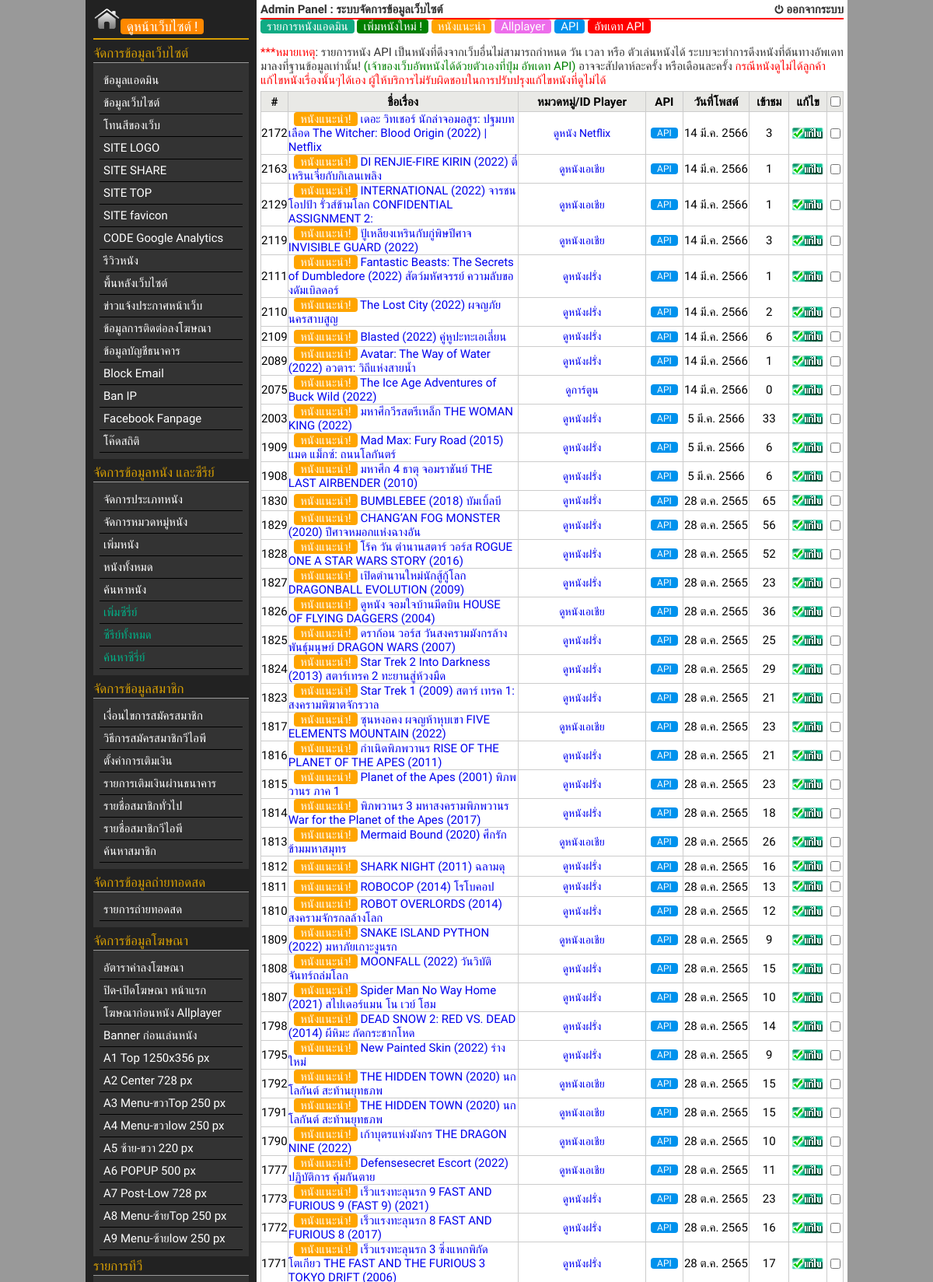
The page /admin_s3/list-hot-movie.php (signed in, upper part) on the database its author committed.
### tables this page shows
CREATE TABLE `post` (
  `id` int(11) NOT NULL AUTO_INCREMENT,
  `cate_id` smallint(2) NOT NULL,
  `m_id` int(6) NOT NULL,
  `title` varchar(255) NOT NULL,
  `short_detail` varchar(255) NOT NULL,
  `detail` text NOT NULL,
  `img` text NOT NULL,
  `link_youtube` varchar(100) NOT NULL,
  `file_vdo` varchar(100) NOT NULL,
  `post_date` date NOT NULL DEFAULT '0000-00-00',
  `comment` int(2) NOT NULL,
  `view` int(11) NOT NULL,
  `sticky` int(2) NOT NULL,
  `google_drive` text NOT NULL,
  `movie` varchar(10) NOT NULL,
  `tag` int(11) NOT NULL,
  `projection` int(11) NOT NULL,
  `imdb` varchar(11) NOT NULL,
  `link_allplayer` text NOT NULL,
  `link_gdrive` text NOT NULL,
  `meta_tiele` text NOT NULL,
  `meta_description` text NOT NULL,
  `meta_keyword` text NOT NULL,
  `link_m3u8` text NOT NULL,
  `post_update` int(11) NOT NULL,
  PRIMARY KEY (`id`)
);

CREATE TABLE `category` (
  `id` int(2) NOT NULL AUTO_INCREMENT,
  `name` varchar(255) NOT NULL,
  `member_access` int(2) NOT NULL,
  `user_access` int(2) NOT NULL,
  `title` text NOT NULL,
  `description` text NOT NULL,
  `keyword` text NOT NULL,
  PRIMARY KEY (`id`)
);

### function/function.php (called while the page is built, shortened)
<?
function rewrite($url)
	{
		$url=str_replace(" ", "-", $url);
		return $url;
	}
?>

### function/datethai.php (called while the page is built)
<?
function DateThai($strDate)
	{
		$strYear = date("Y",strtotime($strDate))+543;
		$strMonth= date("n",strtotime($strDate));
		$strDay= date("j",strtotime($strDate));
		$strMonthCut = Array("","ม.ค.","ก.พ.","มี.ค.","เม.ย.","พ.ค.","มิ.ย.","ก.ค.","ส.ค.","ก.ย.","ต.ค.","พ.ย.","ธ.ค.");
		$strMonthThai=$strMonthCut[$strMonth];
		return "$strDay $strMonthThai $strYear";
	}
?>

### admin_s3/list-hot-movie.php (the view, shortened to what this page needs)
<?php session_start();
include "../inc/config.inc.php";
include "../function/datethai.php";
include "../function/function.php";
?>
<!DOCTYPE html PUBLIC "-//W3C//DTD XHTML 1.0 Transitional//EN" "http://www.w3.org/TR/xhtml1/DTD/xhtml1-transitional.dtd">
<html xmlns="http://www.w3.org/1999/xhtml">
<head>
<link rel='stylesheet' type='text/css' href='styles.css' />
</head>
<body>
<table width="980" border="0" align="center" cellpadding="0" cellspacing="0">
  <tr>
    <td width="220" align="center" valign="top" bgcolor="#222222"><? include "menu.php"; ?></td>
    <td width="760" align="center" valign="top" bgcolor="#FFFFFF"><table width="750" border="0" align="center" cellpadding="0" cellspacing="0">
      <tr>
        <td height="25" style="border-bottom:2px solid #FF0000;"><table width="750" border="0" align="center" cellpadding="0" cellspacing="0">
          <tr>
            <td width="500"><table width="500" border="0" align="center" cellpadding="0" cellspacing="0">
              <tr>
                <td align="left" id="font-main" style="font-weight:bold; color:#333333;">Admin Panel : ระบบจัดการข้อมูลเว็บไซต์ </td>
              </tr>
            </table></td>
            <td width="250"><table width="250" border="0" align="center" cellpadding="0" cellspacing="0">
              <tr>
                <td width="175" align="right"><img src="img/Power-Shutdown.png" width="16" height="16" /></td>
                <td width="75" align="right" id="font-main"><a href="logout.php" style="font-weight:bold; color:#333333;">ออกจากระบบ</a></td>
              </tr>
            </table>
              </td>
          </tr>
        </table></td>
      </tr>
      <tr>
        <td><table width="750" border="0" align="center" cellpadding="0" cellspacing="0">
            <tr>
              <td height="25" align="left" id="font-main" style="color:#333333;"><p>
  <a href="list-admin-movie.php"class="w3-tag"style="background-color: #0fab84;"> รายการหนังแอดมิน</a>
  <a href="add-movie.php"><span class="w3-tag"style="background-color: green;">เพิ่มหนังใหม่ !</span></a>
  <a href="list-hot-movie.php" class="w3-tag"style="background-color: orange;">หนังแนะนำ</a>
  <a href="list-allplayer-movie.php" class="w3-tag"style="background-color: #ed6deb;">Allplayer</a>
  <a href="list-api-movie.php" class="w3-tag"style="background-color: #0092ed;">API</a>
  <a href="update_movie.php" class="w3-tag"style="background-color: red;">อัพเดท API</a>
                <p>
<span style="color: red;">***หมายเหตุ</span>: รายการหนัง API เป็นหนังที่ดึงจากเว็บอื่นไม่สามารถกำหนด วัน เวลา หรือ ตัวเล่นหนังได้ ระบบจะทำการดึงหนังที่ต้นทางอัพเดทมาลงที่ฐานข้อมูลเท่านั้น! <span style="color:green;">(เจ้าของเว็บอัพหนังได้ด้วยตัวเองที่ปุ่ม อัพเดท API) </span> อาจจะสัปดาห์ละครั้ง หรือเดือนละครั้ง <span style="color: red;">กรณีหนังดูไม่ได้ลูกค้าแก้ไขหนังเรื่องนั้นๆได้เอง ผู้ให้บริการไม่รับผิดชอบในการปรับปรุงแก้ไขหนังที่ดูไม่ได้</span></p>
              </td>
            </tr>
            <tr>
              <td align="center"><form action="del-admin-movie.php" method="post" name="frmMain" id="frmMain" onsubmit="return onDelete();">
                <table width="750" border="0" align="center" cellpadding="0" cellspacing="0">
                  <tr>
                    <td align="center"><table width="100%" border="0" align="center" cellpadding="0" cellspacing="0">
                      <tr>
                        <td height="5"></td>
                      </tr>
                    </table>
                      <table width="750" border="0" align="center" cellpadding="0" cellspacing="1" bgcolor="#CCCCCC">
                        <tr>
                          <td width="20" height="25" align="center" bgcolor="#E9E9E6" style=" font-size:15px; font-weight:bold;">#</td>
                          <td width="350" height="25" align="center" bgcolor="#E9E9E6" style=" font-size:15px; font-weight:bold;">ชื่อเรื่อง</td>
                          <td width="150" height="25" align="center" bgcolor="#E9E9E6" style=" font-size:15px; font-weight:bold;">หมวดหมู่/ID Player</td>
                          <td width="50" height="25" align="center" bgcolor="#E9E9E6" style=" font-size:15px; font-weight:bold;">API</td>
                          <td width="100" height="25" align="center" bgcolor="#E9E9E6" style=" font-size:15px; font-weight:bold;">วันที่โพสต์</td>
                          <td width="60" height="25" align="center" bgcolor="#E9E9E6" style=" font-size:15px; font-weight:bold;">เข้าชม</td>
                          <td width="50" height="25" align="center" bgcolor="#E9E9E6" style=" font-size:15px; font-weight:bold;">แก้ไข</td>
                          <td width="20" height="25" align="center" bgcolor="#E9E9E6"><input name="CheckAll" type="checkbox" id="CheckAll" value="Y" onclick="ClickCheckAll(this);" /></td>
                        </tr>
<?php
$q="SELECT id, cate_id, title, post_date, view, sticky, movie, link_allplayer, link_m3u8 FROM `post` WHERE m_id='$_SESSION[m_id]' AND sticky<>''  and google_drive <> 'series' ";
$q.=" ORDER BY id DESC ";
$e_page=100;
$q.=" LIMIT ".$_GET['s_page'].",$e_page";
$qr=mysqli_query($con_db, $q);
		$i = 0;
		while($objResult = mysqli_fetch_row($qr)){
		$posturl=rewrite($objResult[2]);
		$i++;
		$scate="SELECT name FROM `category` WHERE id='$objResult[1]'";
		$recate=mysqli_query($con_db, $scate) or die("ERROR $scate");
		$rcate=mysqli_fetch_row($recate);
		$urlcate=rewrite($rcate[0]);
?>
                        <tr>
                          <td width="20" height="25" align="center" bgcolor="#FFFFFF" style=" font-size:15px;"><?=$objResult[0];?></td>
                          <td width="300" height="25" align="left" bgcolor="#FFFFFF" style=" font-size:15px;">&nbsp;&nbsp;<? if($objResult[5]==1){ ?><span style="color:#FF0000;"><span class="w3-tag w3-red"style="background-color: orange;">หนังแนะนำ!</span></span> <? } ?><a href="../post-<?=$objResult[0];?>/<?=$posturl;?>.html" target="_blank"><?=$objResult[2];?></a>  </td>
                          <td width="200" height="25" align="center" bgcolor="#FFFFFF" style=" font-size:14px;"><a href="../cate-<?=$objResult[1];?>/<?=$urlcate;?>" target="_blank"><?=$rcate[0];?></a>
                          </td>
                          <td width="50" height="25" align="center" bgcolor="#FFFFFF" style=" font-size:12px;">
                            <? if($objResult[8]!=""){ ?>
                               <span class="w3-tag"style="background-color: #0092ed;">API</span>
                            <? } ?>
                            </td>
                          <td width="100" height="25" align="center" bgcolor="#FFFFFF" style=" font-size:15px;"><?=DateThai($objResult[3]);?>
                          </td>
                          <td width="60" height="25" align="center" bgcolor="#FFFFFF" style=" font-size:15px;"><?=$objResult[4];?></td>
                          <td width="50" height="25" align="center" bgcolor="#FFFFFF"><a href="edit-movie.php?id=<?=$objResult[0];?>"><img src="images/edit.gif" width="40" height="15" border="0" /></a></td>
                          <td width="20" height="25" align="center" bgcolor="#FFFFFF"><input type="checkbox" name="chkDel[]" id="chkDel<?=$i;?>" value="<?=$objResult[0];?>" /></td>
                        </tr>
                        <? } ?>
                      </table></td>
                  </tr>
                </table>
              </form></td>
            </tr>
          </table></td>
      </tr>
    </table></td>
  </tr>
</table>
</body>
</html>

### admin_s3/styles.css (style rules this page uses)
body { font-family: 'Prompt', sans-serif; font-size: 15px; }
#font-main { font-size:15px; }

### admin_s3/menu.php (style rules this page uses)
.w3-badge,.w3-tag { background-color: green; color:#fff;display: inline-block; padding-left: 8px; padding-right: 8px; text-align: center; border-radius: 4px; }

### rows shown on the page
post: id "2172", sticky "หนังแนะนำ!", title "เดอะ วิทเชอร์ นักล่าจอมอสูร: ปฐมบทเลือด The Witcher: Blood Origin (2022) | Netflix", category.name "ดูหนัง Netflix", shows "API", post_date "14 มี.ค. 2566", view "3"
post: id "2163", sticky "หนังแนะนำ!", title "DI RENJIE-FIRE KIRIN (2022) ตี๋เหรินเจี๋ยกับกิเลนเพลิง", category.name "ดูหนังเอเชีย", shows "API", post_date "14 มี.ค. 2566", view "1"
post: id "2129", sticky "หนังแนะนำ!", title "INTERNATIONAL (2022) จารชนโอปป้า รั่วส์ข้ามโลก CONFIDENTIAL ASSIGNMENT 2:", category.name "ดูหนังเอเชีย", shows "API", post_date "14 มี.ค. 2566", view "1"
post: id "2119", sticky "หนังแนะนำ!", title "ปู้เหลียงเหรินกับกู่พิษปีศาจ INVISIBLE GUARD (2022)", category.name "ดูหนังเอเชีย", shows "API", post_date "14 มี.ค. 2566", view "3"
post: id "2111", sticky "หนังแนะนำ!", title "Fantastic Beasts: The Secrets of Dumbledore (2022) สัตว์มหัศจรรย์ ความลับของดัมเบิลดอร์", category.name "ดูหนังฝรั่ง", shows "API", post_date "14 มี.ค. 2566", view "1"
post: id "2110", sticky "หนังแนะนำ!", title "The Lost City (2022) ผจญภัยนครสาบสูญ", category.name "ดูหนังฝรั่ง", shows "API", post_date "14 มี.ค. 2566", view "2"
post: id "2109", sticky "หนังแนะนำ!", title "Blasted (2022) คู่หูปะทะเอเลี่ยน", category.name "ดูหนังฝรั่ง", shows "API", post_date "14 มี.ค. 2566", view "6"
post: id "2089", sticky "หนังแนะนำ!", title "Avatar: The Way of Water (2022) อวตาร: วิถีแห่งสายน้ำ", category.name "ดูหนังฝรั่ง", shows "API", post_date "14 มี.ค. 2566", view "1"
post: id "2075", sticky "หนังแนะนำ!", title "The Ice Age Adventures of Buck Wild (2022)", category.name "ดูการ์ตูน", shows "API", post_date "14 มี.ค. 2566", view "0"
post: id "2003", sticky "หนังแนะนำ!", title "มหาศึกวีรสตรีเหล็ก THE WOMAN KING (2022)", category.name "ดูหนังฝรั่ง", shows "API", post_date "5 มี.ค. 2566", view "33"
post: id "1909", sticky "หนังแนะนำ!", title "Mad Max: Fury Road (2015) แมด แม็กซ์: ถนนโลกันตร์", category.name "ดูหนังฝรั่ง", shows "API", post_date "5 มี.ค. 2566", view "6"
post: id "1908", sticky "หนังแนะนำ!", title "มหาศึก 4 ธาตุ จอมราชันย์ THE LAST AIRBENDER (2010)", category.name "ดูหนังฝรั่ง", shows "API", post_date "5 มี.ค. 2566", view "6"
post: id "1830", sticky "หนังแนะนำ!", title "BUMBLEBEE (2018) บัมเบิ้ลบี", category.name "ดูหนังฝรั่ง", shows "API", post_date "28 ต.ค. 2565", view "65"
post: id "1829", sticky "หนังแนะนำ!", title "CHANG’AN FOG MONSTER (2020) ปีศาจหมอกแห่งฉางอัน", category.name "ดูหนังฝรั่ง", shows "API", post_date "28 ต.ค. 2565", view "56"
post: id "1828", sticky "หนังแนะนำ!", title "โร้ค วัน ตำนานสตาร์ วอร์ส ROGUE ONE A STAR WARS STORY (2016)", category.name "ดูหนังฝรั่ง", shows "API", post_date "28 ต.ค. 2565", view "52"
post: id "1827", sticky "หนังแนะนำ!", title "เปิดตำนานใหม่นักสู้กู้โลก DRAGONBALL EVOLUTION (2009)", category.name "ดูหนังฝรั่ง", shows "API", post_date "28 ต.ค. 2565", view "23"
post: id "1826", sticky "หนังแนะนำ!", title "ดูหนัง จอมใจบ้านมีดบิน HOUSE OF FLYING DAGGERS (2004)", category.name "ดูหนังเอเชีย", shows "API", post_date "28 ต.ค. 2565", view "36"
post: id "1825", sticky "หนังแนะนำ!", title "ดราก้อน วอร์ส วันสงครามมังกรล้างพันธุ์มนุษย์ DRAGON WARS (2007)", category.name "ดูหนังฝรั่ง", shows "API", post_date "28 ต.ค. 2565", view "25"
post: id "1824", sticky "หนังแนะนำ!", title "Star Trek 2 Into Darkness (2013) สตาร์เทรค 2 ทะยานสู่ห้วงมืด", category.name "ดูหนังฝรั่ง", shows "API", post_date "28 ต.ค. 2565", view "29"
post: id "1823", sticky "หนังแนะนำ!", title "Star Trek 1 (2009) สตาร์ เทรค 1: สงครามพิฆาตจักรวาล", category.name "ดูหนังฝรั่ง", shows "API", post_date "28 ต.ค. 2565", view "21"
post: id "1817", sticky "หนังแนะนำ!", title "ซุนหงอคง ผจญห้าหุบเขา FIVE ELEMENTS MOUNTAIN (2022)", category.name "ดูหนังเอเชีย", shows "API", post_date "28 ต.ค. 2565", view "23"
post: id "1816", sticky "หนังแนะนำ!", title "กำเนิดพิภพวานร RISE OF THE PLANET OF THE APES (2011)", category.name "ดูหนังฝรั่ง", shows "API", post_date "28 ต.ค. 2565", view "21"
post: id "1815", sticky "หนังแนะนำ!", title "Planet of the Apes (2001) พิภพวานร ภาค 1", category.name "ดูหนังฝรั่ง", shows "API", post_date "28 ต.ค. 2565", view "23"
post: id "1814", sticky "หนังแนะนำ!", title "พิภพวานร 3 มหาสงครามพิภพวานร War for the Planet of the Apes (2017)", category.name "ดูหนังฝรั่ง", shows "API", post_date "28 ต.ค. 2565", view "18"
post: id "1813", sticky "หนังแนะนำ!", title "Mermaid Bound (2020) ศึกรักข้ามมหาสมุทร", category.name "ดูหนังเอเชีย", shows "API", post_date "28 ต.ค. 2565", view "26"
post: id "1812", sticky "หนังแนะนำ!", title "SHARK NIGHT (2011) ฉลามดุ", category.name "ดูหนังฝรั่ง", shows "API", post_date "28 ต.ค. 2565", view "16"
post: id "1811", sticky "หนังแนะนำ!", title "ROBOCOP (2014) โรโบคอป", category.name "ดูหนังฝรั่ง", shows "API", post_date "28 ต.ค. 2565", view "13"
post: id "1810", sticky "หนังแนะนำ!", title "ROBOT OVERLORDS (2014) สงครามจักรกลล้างโลก", category.name "ดูหนังฝรั่ง", shows "API", post_date "28 ต.ค. 2565", view "12"
post: id "1809", sticky "หนังแนะนำ!", title "SNAKE ISLAND PYTHON (2022) มหาภัยเกาะงูนรก", category.name "ดูหนังเอเชีย", shows "API", post_date "28 ต.ค. 2565", view "9"
post: id "1808", sticky "หนังแนะนำ!", title "MOONFALL (2022) วันวิบัติ จันทร์ถล่มโลก", category.name "ดูหนังฝรั่ง", shows "API", post_date "28 ต.ค. 2565", view "15"
post: id "1807", sticky "หนังแนะนำ!", title "Spider Man No Way Home (2021) สไปเดอร์แมน โน เวย์ โฮม", category.name "ดูหนังฝรั่ง", shows "API", post_date "28 ต.ค. 2565", view "10"
post: id "1798", sticky "หนังแนะนำ!", title "DEAD SNOW 2: RED VS. DEAD (2014) ผีหิมะ กัดกระชากโหด", category.name "ดูหนังฝรั่ง", shows "API", post_date "28 ต.ค. 2565", view "14"
post: id "1795", sticky "หนังแนะนำ!", title "New Painted Skin (2022) ร่างใหม่", category.name "ดูหนังฝรั่ง", shows "API", post_date "28 ต.ค. 2565", view "9"
post: id "1792", sticky "หนังแนะนำ!", title "THE HIDDEN TOWN (2020) นกโลกันต์ สะท้านยุทธภพ", category.name "ดูหนังเอเชีย", shows "API", post_date "28 ต.ค. 2565", view "15"
post: id "1791", sticky "หนังแนะนำ!", title "THE HIDDEN TOWN (2020) นกโลกันต์ สะท้านยุทธภพ", category.name "ดูหนังเอเชีย", shows "API", post_date "28 ต.ค. 2565", view "15"
post: id "1790", sticky "หนังแนะนำ!", title "เก้าบุตรแห่งมังกร THE DRAGON NINE (2022)", category.name "ดูหนังเอเชีย", shows "API", post_date "28 ต.ค. 2565", view "10"
post: id "1777", sticky "หนังแนะนำ!", title "Defensesecret Escort (2022) ปฏิบัติการ คุ้มกันตาย", category.name "ดูหนังเอเชีย", shows "API", post_date "28 ต.ค. 2565", view "11"
post: id "1773", sticky "หนังแนะนำ!", title "เร็วแรงทะลุนรก 9 FAST AND FURIOUS 9 (FAST 9) (2021)", category.name "ดูหนังฝรั่ง", shows "API", post_date "28 ต.ค. 2565", view "23"
post: id "1772", sticky "หนังแนะนำ!", title "เร็วแรงทะลุนรก 8 FAST AND FURIOUS 8 (2017)", category.name "ดูหนังฝรั่ง", shows "API", post_date "28 ต.ค. 2565", view "16"
post: id "1771", sticky "หนังแนะนำ!", category.name "ดูหนังฝรั่ง", shows "API", post_date "28 ต.ค. 2565", view "17"
